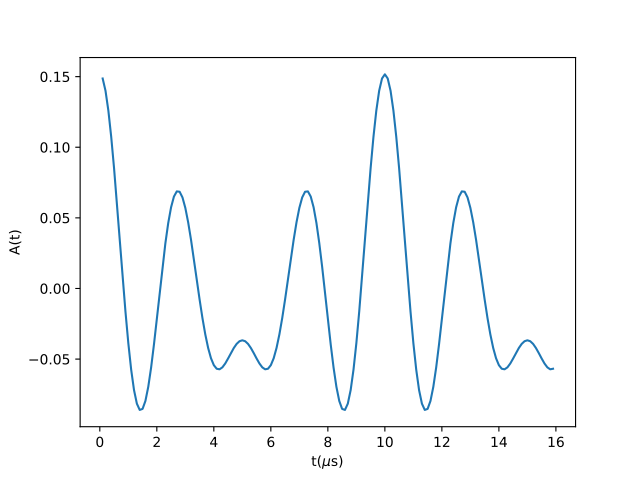

The Python source for this figure:
from mantid.simpleapi import FunctionWrapper
import matplotlib.pyplot as plt
import numpy as np
x = np.arange(0.1,16,0.1)
y = FunctionWrapper("ZFMuonium")
fig, ax=plt.subplots()
ax.plot(x, y(x))
ax.set_xlabel('t($\mu$s)')
ax.set_ylabel('A(t)')
